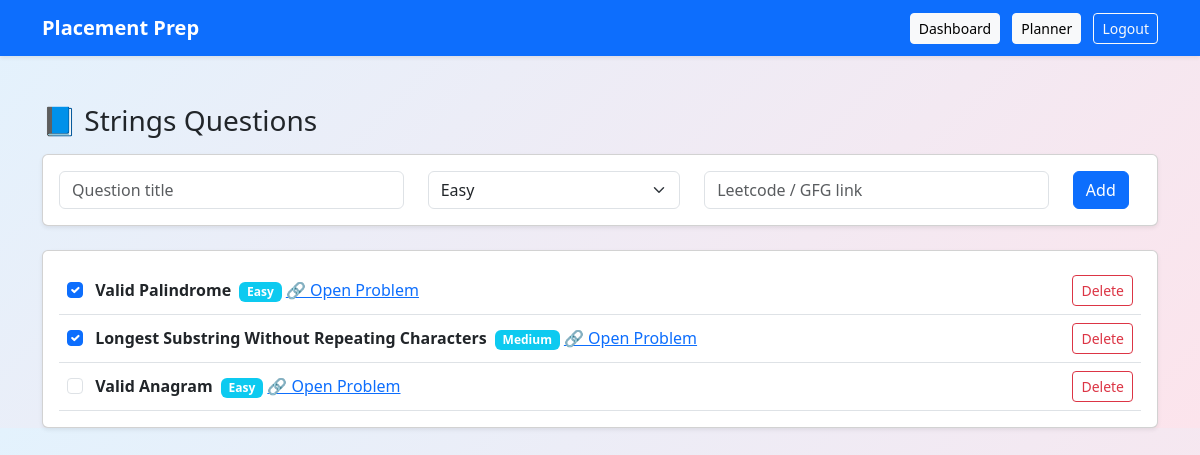
Screenshot of /questions/Strings (signed in) with the database file from the repository.
### app.py (models this page shows)
class Question(db.Model):
    id = db.Column(db.Integer, primary_key=True)
    title = db.Column(db.String(200))
    difficulty = db.Column(db.String(20))
    link = db.Column(db.String(300))
    topic = db.Column(db.String(50))
    solved = db.Column(db.Boolean, default=False)
    user_email = db.Column(db.String(100))

### app.py (the view)
@app.route("/questions/<topic>")
def view_questions(topic):
    if "user" not in session:
        return redirect(url_for("login"))
    questions = Question.query.filter_by(
        user_email=session["user"],
        topic=topic
    ).all()
    return render_template(
        "questions.html",
        topic=topic,
        questions=questions
    )

### templates/questions.html (shortened to what this page needs)
{% extends "base.html" %}
{% block content %}
<h3 class="mb-3">📘 {{ topic }} Questions</h3>
<div class="card p-3 mb-4 shadow-sm">
  <form action="/add-question" method="POST">
    <div class="row">
      <div class="col-md-4">
        <input class="form-control" name="title" placeholder="Question title" required>
      </div>
      <div class="col-md-3">
        <select name="difficulty" class="form-select">
          <option>Easy</option>
        </select>
      </div>
      <div class="col-md-4">
        <input class="form-control" name="link" placeholder="Leetcode / GFG link">
      </div>
      <div class="col-md-1">
        <button class="btn btn-primary">Add</button>
      </div>
    </div>
  </form>
</div>
<div class="card p-3 shadow-sm">
  {% for q in questions %}
  <div class="d-flex justify-content-between align-items-center border-bottom p-2">
    <div>
      <input
        class="form-check-input me-2"
        type="checkbox"
        {% if q.solved %}checked{% endif %}
        onchange="toggleQ({{ q.id }})"
      >
      <strong>{{ q.title }}</strong>
      <span class="badge bg-info ms-1">
        {{ q.difficulty }}
      </span>
     {% if q.link %}
  <a href="{{ q.link.strip() }}" target="_blank" rel="noopener">
    🔗 Open Problem
  </a>
{% endif %}
    </div>
    <form action="/delete-question" method="post" class="m-0">
      <button class="btn btn-sm btn-outline-danger">
        Delete
      </button>
    </form>
  </div>
  {% endfor %}
</div>
{% endblock %}

### rows the page displays
Question: solved "☑", title "Valid Palindrome", difficulty "Easy"
Question: solved "☑", title "Longest Substring Without Repeating Characters", difficulty "Medium"
Question: title "Valid Anagram", difficulty "Easy"

### other values shown
{{ topic }} "Strings"
